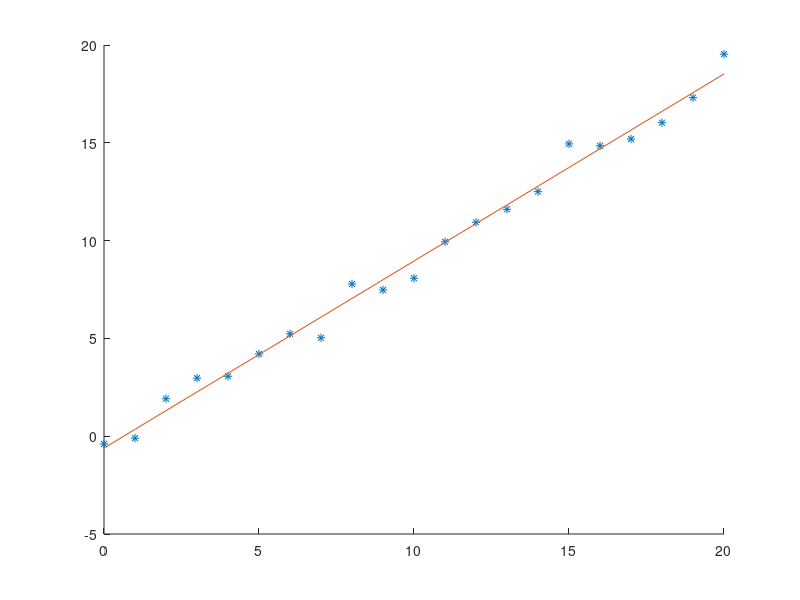

MATLAB code to generate this figure: (Note: this script raises an error after producing the figure.)
n = 20;     % number of points
x = 0 : n;  % x values
y = x + 2*(rand(size(x)) - 1);  % y values

A = zeros(length(x), 2);    % initialize zero matrix
A(:,1) = x';                % insert x values in first column
A(:,2) = ones(length(y),1); % insert ones into second column

a = (A\y')';  % find coefficients of regression line

hold on;                % to plot both points and the line 
plot(x, y, '*');        % plotting the points
plot(x, a(1)*x + a(2)); % plotting the line
set(h, 'PaperUnits','centimeters');
set(h, 'Units','centimeters');
pos=get(h,'Position');
set(h, 'PaperSize', [pos(3) pos(4)]);
set(h, 'PaperPositionMode', 'manual');
set(h, 'PaperPosition',[0 0 pos(3) pos(4)]);
print('-dpdf','exercise_08_39_figure_test.pdf')
